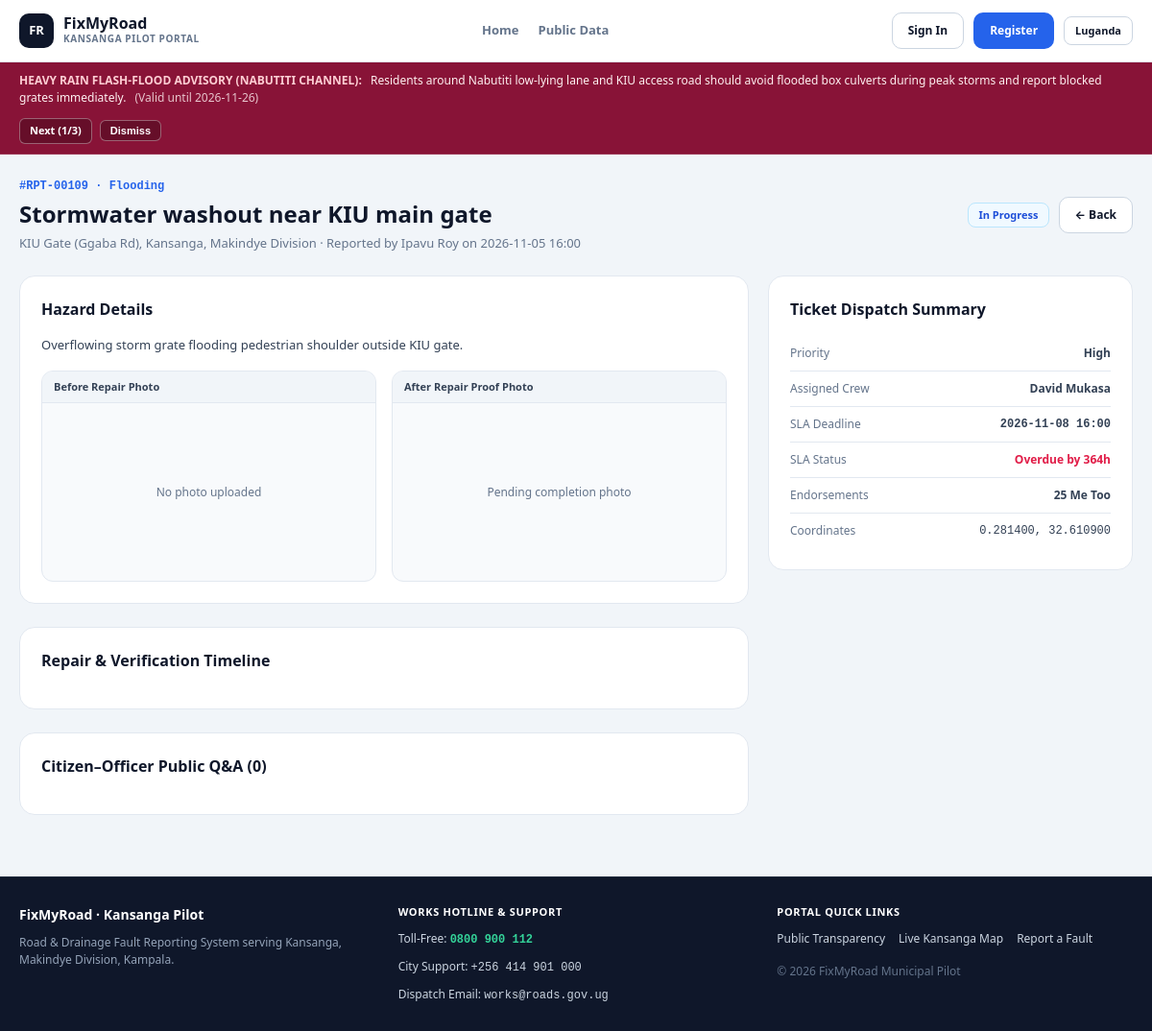
/track_report.php, run on the app's committed database.
### tables this page shows
CREATE TABLE `official_notices` (
  `id` VARCHAR(32) NOT NULL PRIMARY KEY,
  `title` VARCHAR(140) NOT NULL,
  `message` TEXT NOT NULL,
  `category` ENUM('Emergency', 'Maintenance', 'General Announcement') NOT NULL DEFAULT 'General Announcement',
  `status` ENUM('active', 'archived') NOT NULL DEFAULT 'active',
  `expires_at` DATE DEFAULT NULL,
  `posted_by` VARCHAR(120) NOT NULL,
  `posted_by_id` VARCHAR(40) DEFAULT NULL,
  `archived_at` DATETIME DEFAULT NULL,
  `created_at` DATETIME NOT NULL DEFAULT CURRENT_TIMESTAMP,
  `updated_at` DATETIME NOT NULL DEFAULT CURRENT_TIMESTAMP ON UPDATE CURRENT_TIMESTAMP
);

CREATE TABLE `reports` (
  `id` VARCHAR(32) NOT NULL PRIMARY KEY,
  `title` VARCHAR(180) NOT NULL,
  `category` ENUM('Pothole', 'Blocked Drainage', 'Flooding', 'Damaged Road', 'Broken Streetlight', 'Other') NOT NULL DEFAULT 'Pothole',
  `description` TEXT NOT NULL,
  `location` VARCHAR(220) NOT NULL,
  `area` VARCHAR(120) NOT NULL DEFAULT 'Kansanga (Makindye)',
  `lat` DECIMAL(10, 6) NOT NULL DEFAULT 0.283500,
  `lng` DECIMAL(10, 6) NOT NULL DEFAULT 32.609500,
  `priority` ENUM('Urgent', 'High', 'Medium', 'Low') NOT NULL DEFAULT 'Medium',
  `status` ENUM('Pending', 'In Progress', 'Resolved', 'Rejected') NOT NULL DEFAULT 'Pending',
  `reported_by` VARCHAR(120) NOT NULL,
  `reported_by_email` VARCHAR(160) NOT NULL,
  `report_date` VARCHAR(32) NOT NULL,
  `sla_deadline` VARCHAR(32) NOT NULL,
  `escalated` TINYINT(1) NOT NULL DEFAULT 0,
  `escalation_reason` VARCHAR(255) DEFAULT NULL,
  `assigned_officer` VARCHAR(120) DEFAULT NULL,
  `upvotes` INT NOT NULL DEFAULT 1,
  `before_photo` VARCHAR(500) DEFAULT NULL,
  `after_photo` VARCHAR(500) DEFAULT NULL,
  `resolved_at` DATETIME DEFAULT NULL,
  `confirmation_state` ENUM('none', 'awaiting_confirmation', 'confirmed', 'reopened') NOT NULL DEFAULT 'none',
  `confirmation_expires_at` DATETIME DEFAULT NULL,
  `confirmed_by` VARCHAR(120) DEFAULT NULL,
  `reopen_reason` VARCHAR(500) DEFAULT NULL,
  `feedback_rating` TINYINT DEFAULT NULL,
  `feedback_comment` TEXT DEFAULT NULL,
  `feedback_author` VARCHAR(120) DEFAULT NULL,
  `created_at` DATETIME NOT NULL DEFAULT CURRENT_TIMESTAMP
);

### includes/i18n.php (called while the page is built)
<?php
function t(string $key): string {
    $lang = $_SESSION['lang'] ?? 'en';
    $lg = [
        'home' => 'Awaka',
        'report' => 'Loopa obuzibu',
        'public' => 'Ebikwata ku bantu',
        'signin' => 'Yingira',
        'register' => 'Wewandiise',
        'signout' => 'Fuluma',
    ];
    $en = [
        'home' => 'Home',
        'report' => 'Report Fault',
        'public' => 'Public Data',
        'signin' => 'Sign In',
        'register' => 'Register',
        'signout' => 'Sign Out',
    ];
    $dict = $lang === 'lg' ? $lg : $en;
    return $dict[$key] ?? $key;
}

### includes/helpers.php (called while the page is built, shortened)
<?php
function e(?string $val): string {
    return htmlspecialchars((string)$val, ENT_QUOTES | ENT_SUBSTITUTE, 'UTF-8');
}
function get_sla_status(array $report): array {
    $deadlineTs = strtotime($report['sla_deadline'] ?? '') ?: (time() + 86400);
    $diffHours = ($deadlineTs - time()) / 3600;
    if ($diffHours < 0) {
        return ['overdue' => true, 'label' => 'Overdue by ' . abs((int)round($diffHours)) . 'h'];
    }
    return ['overdue' => false, 'label' => (int)ceil($diffHours / 24) . 'd left'];
}
function get_live_official_notices(): array {
    $sql = "SELECT * FROM official_notices
            WHERE status = 'active'
              AND (expires_at IS NULL OR expires_at >= CURDATE())
            ORDER BY FIELD(category, 'Emergency', 'Maintenance', 'General Announcement'), created_at DESC";
    return db()->query($sql)->fetchAll();
}

### includes/auth.php (called while the page is built, shortened)
<?php
require_once __DIR__ . '/../config/db.php';
require_once __DIR__ . '/helpers.php';
function current_user(): ?array {
    if (empty($_SESSION['user_id'])) {
        return null;
    }
    $stmt = db()->prepare('SELECT * FROM users WHERE id = ? LIMIT 1');
    $stmt->execute([$_SESSION['user_id']]);
    $user = $stmt->fetch();
    return $user;
}

### config/db.php (called while the page is built, shortened)
<?php
function db(): PDO {
    static $pdo = null;
    if ($pdo instanceof PDO) {
        return $pdo;
    }
    $dsn = 'mysql:host=' . DB_HOST . ';dbname=' . DB_NAME . ';charset=' . DB_CHARSET;
    try {
        $pdo = new PDO($dsn, DB_USER, DB_PASS, [
            PDO::ATTR_ERRMODE => PDO::ERRMODE_EXCEPTION,
            PDO::ATTR_DEFAULT_FETCH_MODE => PDO::FETCH_ASSOC,
            PDO::ATTR_EMULATE_PREPARES => false,
        ]);
        return $pdo;
    } catch (PDOException $e) {
        http_response_code(500);
        echo '<!DOCTYPE html><html lang="en"><head><meta charset="UTF-8"><title>Database Setup Required</title>'
            . '<link rel="stylesheet" href="css/style.css"></head><body>'
            . '<div class="container-narrow"><div class="card stack-md" style="border-color:var(--danger-border);">'
            . '<h1 class="section-title text-danger">MySQL Database Connection Error</h1>'
            . '<p class="text-sm">Could not connect to database <strong>' . htmlspecialchars(DB_NAME) . '</strong>.</p>'
            . '<ol class="text-xs stack-sm" style="padding-left:20px; margin:0;">'
            . '<li>Open <strong>XAMPP Control Panel</strong> and make sure both <strong>Apache</strong> and <strong>MySQL</strong> are running.</li>'
            . '<li>Open <a class="text-primary font-bold" href="http://localhost/phpmyadmin" target="_blank">phpMyAdmin</a> and click <strong>Import</strong>.</li>'
            . '<li>Select <code>database/fixmyroad.sql</code> from this project folder and click <strong>Go / Import</strong>.</li>'
            . '</ol>'
            . '<p class="text-xs text-mono text-muted">Details: ' . htmlspecialchars($e->getMessage()) . '</p>'
            . '</div></div></body></html>';
        exit;
    }
}

### track_report.php (the view, shortened to what this page needs)
<?php
require_once __DIR__ . '/includes/auth.php';
$user = current_user();
$pdo = db();
$reportId = trim((string)($_GET['id'] ?? ''));
if ($reportId === '') {
    $first = $pdo->query('SELECT id FROM reports ORDER BY created_at DESC LIMIT 1')->fetchColumn();
    $reportId = $first ?: '#RPT-00123';
}
$stmt = $pdo->prepare('SELECT * FROM reports WHERE id = ? LIMIT 1');
$stmt->execute([$reportId]);
$report = $stmt->fetch();
$isModerator = $user && in_array($user['role'], ['Administrator', 'Field Officer'], true);
$commentsStmt = $pdo->prepare('SELECT * FROM report_comments WHERE report_id = ? AND (hidden = 0 OR ? = 1) ORDER BY id ASC');
$commentsStmt->execute([$reportId, $isModerator ? 1 : 0]);
$comments = $commentsStmt->fetchAll();
$sla = get_sla_status($report);
$statusBadge = $report['status'] === 'Resolved' ? 'badge-resolved' : ($report['status'] === 'In Progress' ? 'badge-progress' : 'badge-pending');
require_once __DIR__ . '/includes/header.php';
?>
<div class="container stack-lg">
  <div class="page-header">
    <div>
      <div class="text-mono text-xs font-bold text-primary"><?= e($report['id']) ?> · <?= e($report['category']) ?></div>
      <h1 class="page-title"><?= e($report['title']) ?></h1>
      <div class="page-subtitle tabular-nums">
        <?= e($report['location']) ?> · Reported by <?= e($report['reported_by']) ?> on <?= e($report['report_date']) ?>
      </div>
    </div>
    <div class="flex-wrap-gap">
      <span class="badge <?= $statusBadge ?>"><?= e($report['status']) ?></span>
      <a href="<?= $user ? 'dashboard.php' : 'index.php' ?>" class="btn btn-outline">← Back</a>
    </div>
  </div>
  <div class="split-8-4" style="align-items: start;">
    <div class="stack-lg">
      <div class="card stack-md">
        <h2 class="section-title">Hazard Details</h2>
        <p class="text-sm"><?= e($report['description']) ?></p>
        <div class="grid-2">
          <div class="photo-box">
            <div class="photo-box-header">Before Repair Photo</div>
            <?php if (!empty($report['before_photo'])): ?>
              <img src="<?= e($report['before_photo']) ?>" alt="Before repair">
            <?php else: ?>
              <div class="photo-empty">No photo uploaded</div>
            <?php endif; ?>
          </div>
          <div class="photo-box">
            <div class="photo-box-header">After Repair Proof Photo</div>
            <?php if (!empty($report['after_photo'])): ?>
              <img src="<?= e($report['after_photo']) ?>" alt="After repair">
            <?php else: ?>
              <div class="photo-empty">Pending completion photo</div>
            <?php endif; ?>
          </div>
        </div>
      </div>
      <div class="card stack-md">
        <h2 class="section-title">Repair &amp; Verification Timeline</h2>
      </div>
      <div class="card stack-md">
        <h2 class="section-title">Citizen–Officer Public Q&amp;A (<?= count($comments) ?>)</h2>
      </div>
    </div>
    <div class="stack-lg">
      <div class="card stack-md">
        <h2 class="section-title">Ticket Dispatch Summary</h2>
        <div class="list-divider text-xs">
          <div class="row-between" style="padding:9px 0;"><span class="text-muted">Priority</span><strong><?= e($report['priority']) ?></strong></div>
          <div class="row-between" style="padding:9px 0;"><span class="text-muted">Assigned Crew</span><strong><?= e($report['assigned_officer'] ?: 'Unassigned') ?></strong></div>
          <div class="row-between" style="padding:9px 0;"><span class="text-muted">SLA Deadline</span><strong class="text-mono"><?= e($report['sla_deadline']) ?></strong></div>
          <div class="row-between" style="padding:9px 0;"><span class="text-muted">SLA Status</span><strong class="<?= $sla['overdue'] ? 'text-danger' : 'text-success' ?>"><?= e($sla['label']) ?></strong></div>
          <div class="row-between" style="padding:9px 0;"><span class="text-muted">Endorsements</span><strong class="tabular-nums"><?= (int)$report['upvotes'] ?> Me Too</strong></div>
          <div class="row-between" style="padding:9px 0;"><span class="text-muted">Coordinates</span><span class="text-mono"><?= e($report['lat']) ?>, <?= e($report['lng']) ?></span></div>
        </div>
      </div>
    </div>
  </div>
</div>
<?php require_once __DIR__ . '/includes/footer.php'; ?>

### includes/header.php (shortened to what this page needs)
<?php
$activePage = $activePage ?? '';
$authUser = current_user();
require_once __DIR__ . '/i18n.php';
$liveNotices = get_live_official_notices();
$bannerNotices = array_values(array_filter(
    $liveNotices,
    fn($n) => !in_array($n['id'], $_SESSION['dismissed_notices'], true)
));
$bannerIdx = isset($_GET['notice_idx']) ? max(0, (int)$_GET['notice_idx']) : 0;
$activeBanner = !empty($bannerNotices) ? $bannerNotices[$bannerIdx % count($bannerNotices)] : null;
?>
<!DOCTYPE html>
<html lang="en">
<head>
   <link rel="stylesheet" href="css/style.css">
  <link rel="stylesheet" href="https://unpkg.com/leaflet@1.9.4/dist/leaflet.css">
</head>
<body>
<header class="site-header">
  <div class="header-inner">
    <a href="index.php" class="brand-logo">
      <div class="brand-badge">FR</div>
      <div>
        <div class="brand-title">FixMyRoad</div>
        <div class="brand-sub">Kansanga Pilot Portal</div>
      </div>
    </a>
    <nav class="main-nav">
      <a href="index.php" class="nav-link <?= $activePage === 'home' ? 'active' : '' ?>"><?= e(t('home')) ?></a>
      <a href="public_data.php" class="nav-link <?= $activePage === 'public' ? 'active' : '' ?>"><?= e(t('public')) ?></a>
    </nav>
    <div class="header-actions">
      <?php if ($authUser): ?>
        <a href="profile.php" class="user-chip">
          <span><?= e($authUser['name']) ?></span>
          <span class="text-muted">· <?= e($authUser['role']) ?></span>
        </a>
        <a href="logout.php" class="btn btn-dark"><?= e(t('signout')) ?></a>
      <?php else: ?>
        <a href="login.php" class="btn btn-outline"><?= e(t('signin')) ?></a>
        <a href="register.php" class="btn btn-primary"><?= e(t('register')) ?></a>
      <?php endif; ?>
      <?php $lang = $_SESSION['lang'] ?? 'en'; ?>
      <a href="?<?= e(http_build_query(array_merge($_GET, ['lang' => $lang === 'lg' ? 'en' : 'lg']))) ?>" class="btn btn-outline btn-sm"><?= $lang === 'lg' ? 'English' : 'Luganda' ?></a>
    </div>
  </div>
</header>
<?php if ($activeBanner):
  $bannerClass = match ($activeBanner['category']) {
      'Emergency' => 'notice-banner--emergency',
      'Maintenance' => 'notice-banner--maintenance',
      default => 'notice-banner--general',
  };
?>
<div role="region" aria-label="Official Notice" class="notice-banner <?= $bannerClass ?>">
  <div class="notice-banner-inner">
    <p>
      <span class="notice-title"><?= e($activeBanner['title']) ?>:</span>
      <span><?= e($activeBanner['message']) ?></span>
      <?php if (!empty($activeBanner['expires_at'])): ?>
        <span class="tabular-nums" style="opacity:0.8; margin-left:6px;">(Valid until <?= e($activeBanner['expires_at']) ?>)</span>
      <?php endif; ?>
    </p>
    <div class="notice-actions">
      <?php if (count($bannerNotices) > 1):
        $nextIdx = ($bannerIdx + 1) % count($bannerNotices);
        $nextQuery = $_GET;
        $nextQuery['notice_idx'] = $nextIdx;
      ?>
        <a href="?<?= e(http_build_query($nextQuery)) ?>" class="notice-btn tabular-nums">
          Next (<?= ($bannerIdx % count($bannerNotices)) + 1 ?>/<?= count($bannerNotices) ?>)
        </a>
      <?php endif; ?>
      <form method="POST" style="display:inline;">
        <button type="submit" class="notice-btn">Dismiss</button>
      </form>
    </div>
  </div>
</div>
<?php endif; ?>
<main class="main-content">

### data on the page
official_notices: title "HEAVY RAIN FLASH-FLOOD ADVISORY (NABUTITI CHANNEL)", message "Residents around Nabutiti low-lying lane and KIU access road should avoid flooded box culverts during peak storms and report blocked grates immediately.", expires_at "2026-11-26"
reports: id "#RPT-00109", category "Flooding", title "Stormwater washout near KIU main gate", location "KIU Gate (Ggaba Rd), Kansanga, Makindye Division", reported_by "Ipavu Roy", report_date "2026-11-05 16:00", status "In Progress", description "Overflowing storm grate flooding pedestrian shoulder outside KIU gate.", priority "High", assigned_officer "David Mukasa", sla_deadline "2026-11-08 16:00", sla_deadline "Overdue by 364h", upvotes "25", lat "0.281400", lng "32.610900"

### other printed values
t('home') "Home"
t('public') "Public Data"
t('signin') "Sign In"
t('register') "Register"
count($bannerNotices) "3"
count($comments) "0"
$portalSettings['support_toll_free'] "0800 900 112"
$portalSettings['support_city_line'] "+256 414 901 000"
$portalSettings['support_dispatch_email'] "works@roads.gov.ug"
